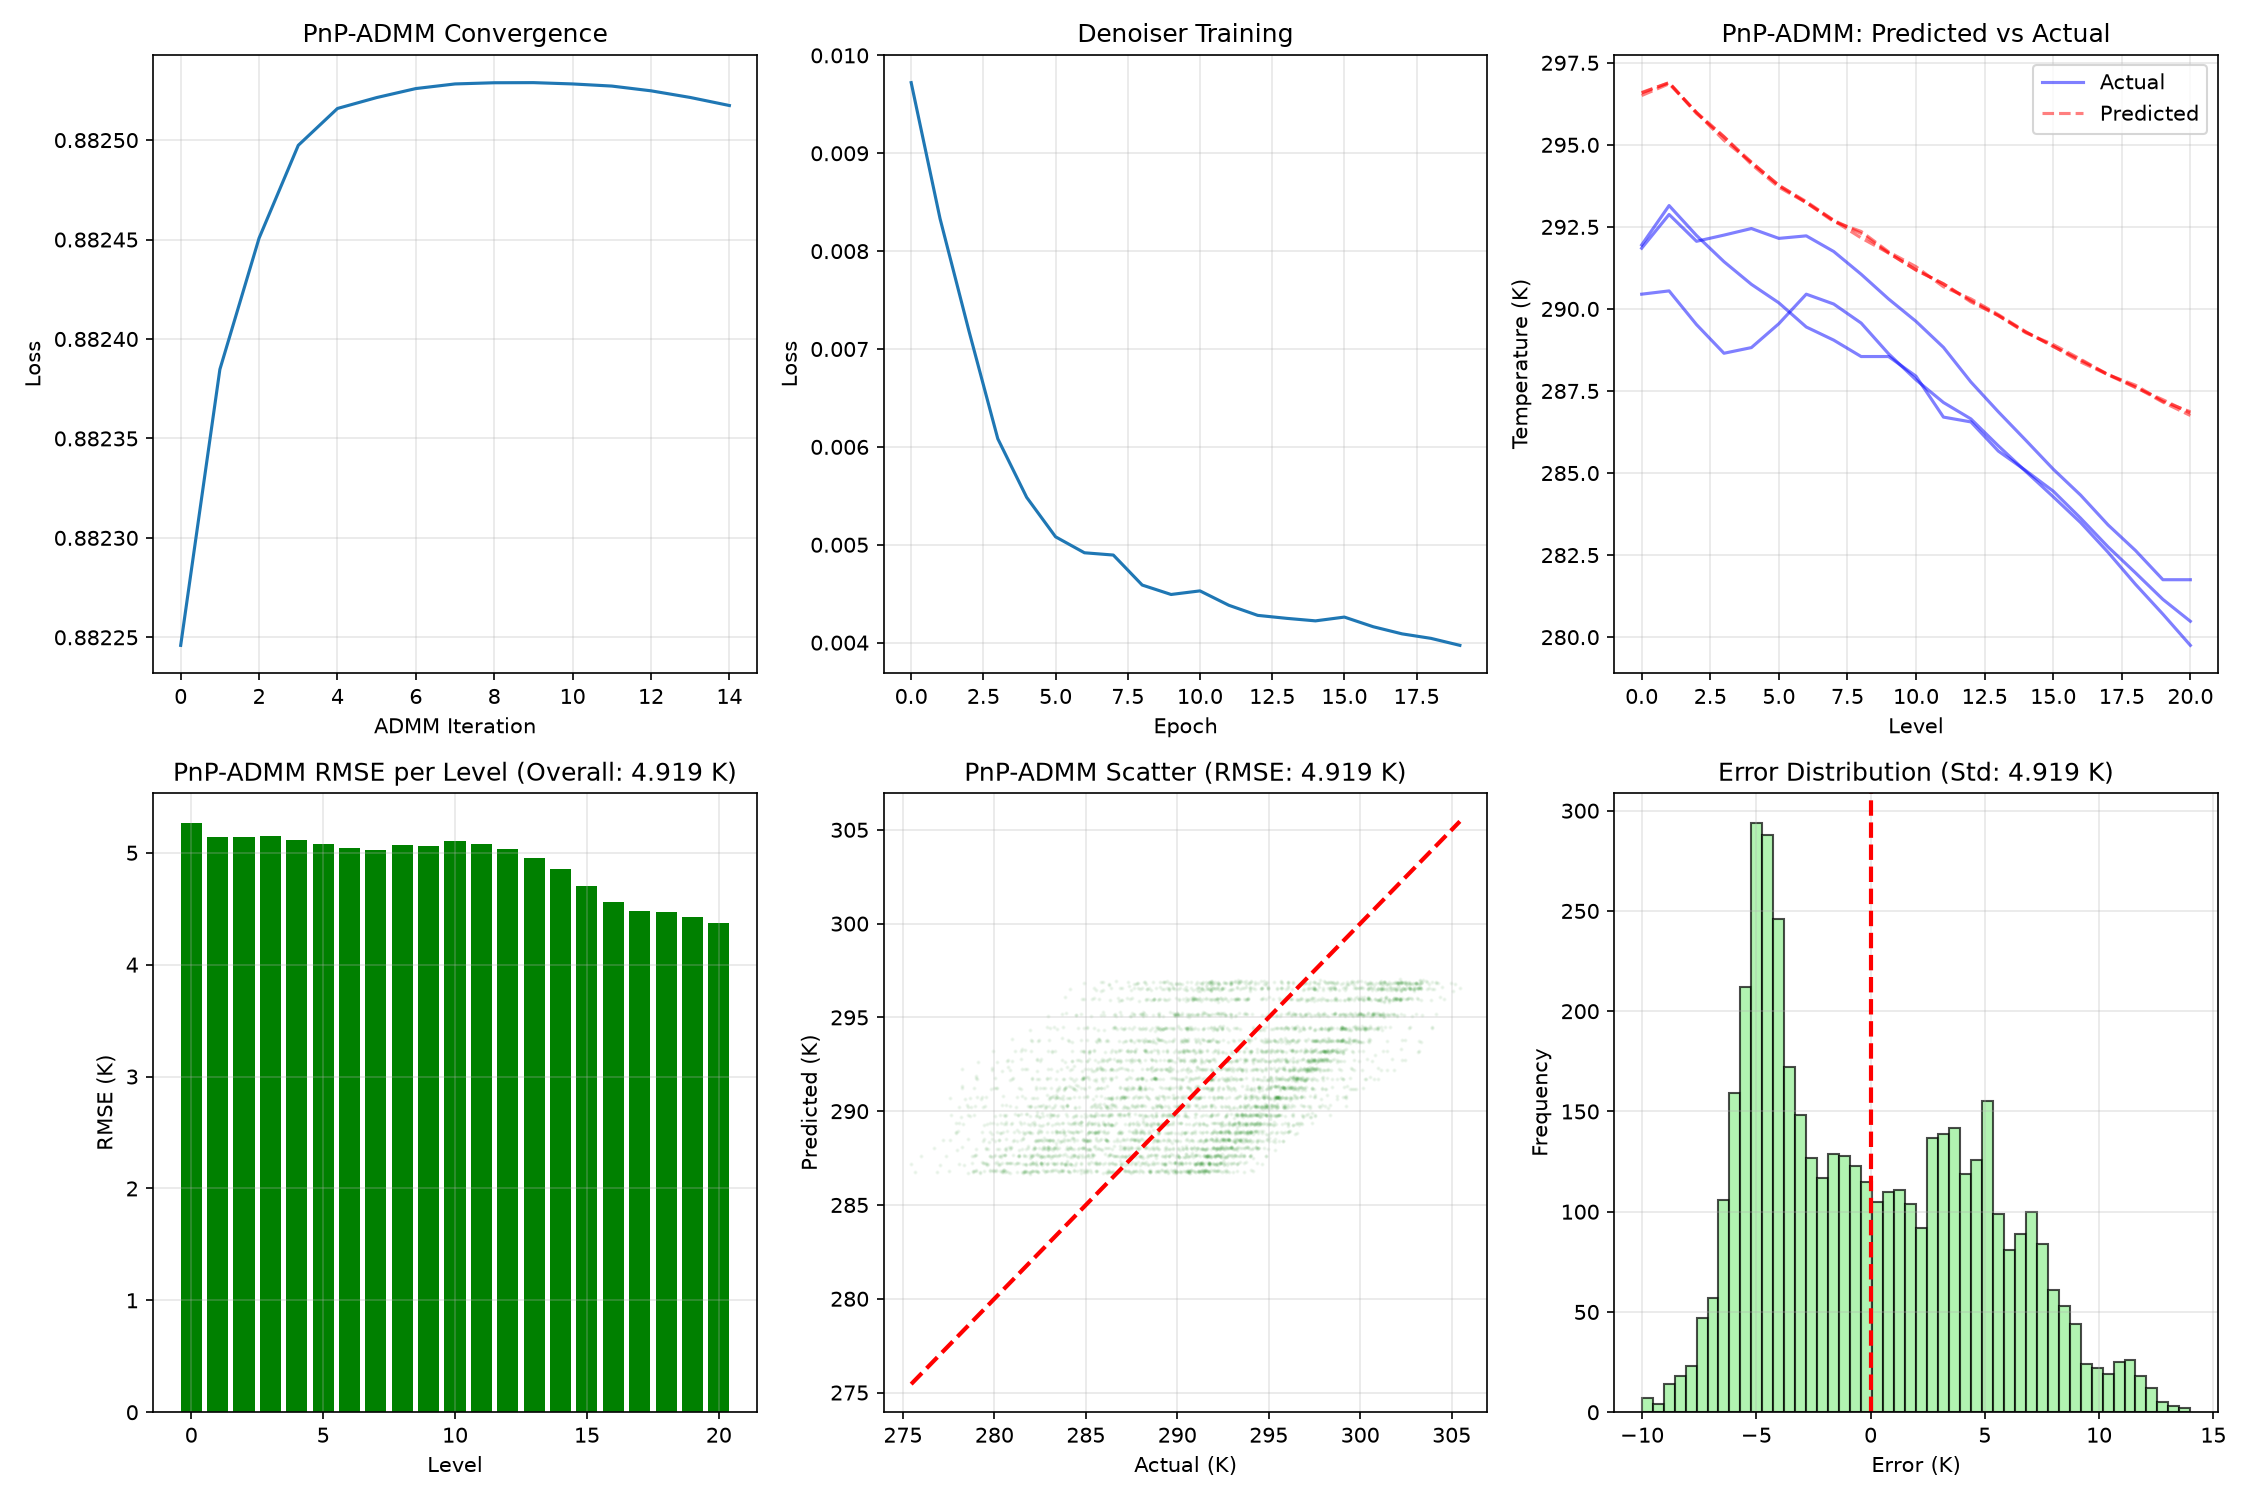

Here is the Python script that generated this plot:
import os
os.environ['NUMPY_EXPERIMENTAL_DTYPE_API'] = '1'

import numpy as np
np._ARRAY_API = True
import torch
import torch.nn as nn
import torch.optim as optim
from torch.utils.data import DataLoader, TensorDataset
import h5py
import matplotlib
matplotlib.use('Agg')
import matplotlib.pyplot as plt
from sklearn.preprocessing import StandardScaler
import warnings
warnings.filterwarnings('ignore')

# Try to import deepinv
try:
    import deepinv as dinv
    DEEPINV_AVAILABLE = True
    print("✅ deepinv imported successfully!")
except ImportError:
    DEEPINV_AVAILABLE = False
    print("⚠️ deepinv not installed. Using built-in denoiser instead.")
    print("   To install: pip install deepinv")

print("="*70)
print("WEEK 3 - DAY 15: PLUG-AND-PLAY (PnP-ADMM)")
print("Modular inverse problem solving with learned denoiser")
print("="*70)

# ============================================
# 1. LOAD DATA (INVERSE DIRECTION)
# ============================================
print("\n📂 Loading data...")
f = h5py.File('q6_phase_a_dataset.h5', 'r')

X_train = f['train/y_30ch'][:]
y_train = f['train/T'][:]
X_test = f['test/y_30ch'][:]
y_test = f['test/T'][:]
X_val = f['val/y_30ch'][:]
y_val = f['val/T'][:]

f.close()

print(f"  Training: {X_train.shape[0]} samples")
print(f"  Input (measurements): {X_train.shape[1]} channels")
print(f"  Output (temperature levels): {y_train.shape[1]} levels")

# ============================================
# 2. STANDARDIZE DATA
# ============================================
print("\n📊 Standardizing data...")
scaler_X = StandardScaler()
scaler_y = StandardScaler()

X_train_scaled = scaler_X.fit_transform(X_train)
y_train_scaled = scaler_y.fit_transform(y_train)
X_test_scaled = scaler_X.transform(X_test)
y_test_scaled = scaler_y.transform(y_test)
X_val_scaled = scaler_X.transform(X_val)
y_val_scaled = scaler_y.transform(y_val)

# ============================================
# 3. CONVERT TO TENSORS
# ============================================
X_train_t = torch.FloatTensor(X_train_scaled)
y_train_t = torch.FloatTensor(y_train_scaled)
X_test_t = torch.FloatTensor(X_test_scaled)
y_test_t = torch.FloatTensor(y_test_scaled)
X_val_t = torch.FloatTensor(X_val_scaled)
y_val_t = torch.FloatTensor(y_val_scaled)

# ============================================
# 4. CREATE DATALOADER
# ============================================
batch_size = 64
train_dataset = TensorDataset(X_train_t, y_train_t)
train_loader = DataLoader(train_dataset, batch_size=batch_size, shuffle=True)

# ============================================
# 5. DEFINE FORWARD OPERATOR A
# ============================================
class ForwardOperator(nn.Module):
    """Forward physics: profile → measurements"""
    def __init__(self, input_dim=21, output_dim=30):
        super(ForwardOperator, self).__init__()
        self.A = nn.Linear(input_dim, output_dim, bias=False)
    
    def forward(self, x):
        return self.A(x)

# ============================================
# 6. DEFINE DENOISER (DnCNN-style)
# ============================================
class Denoiser(nn.Module):
    """
    Simple 1D denoiser for atmospheric profiles
    """
    def __init__(self, input_dim=21, hidden_dim=128):
        super(Denoiser, self).__init__()
        self.net = nn.Sequential(
            nn.Linear(input_dim, hidden_dim),
            nn.ReLU(),
            nn.Linear(hidden_dim, hidden_dim),
            nn.ReLU(),
            nn.Linear(hidden_dim, hidden_dim),
            nn.ReLU(),
            nn.Linear(hidden_dim, input_dim)
        )
    
    def forward(self, x):
        # Residual learning: learn the noise
        noise = self.net(x)
        return x - noise  # Denoised output

# ============================================
# 7. TRAIN THE DENOISER
# ============================================
print("\n🔧 Training Denoiser...")

denoiser = Denoiser()
denoiser_optimizer = optim.Adam(denoiser.parameters(), lr=0.001)
denoiser_criterion = nn.MSELoss()

# Create noisy training data
noise_level = 0.1
X_train_clean = y_train_t[:10000]  # Use subset for speed
X_train_noisy = X_train_clean + noise_level * torch.randn_like(X_train_clean)

denoiser_epochs = 20
denoiser_losses = []

for epoch in range(denoiser_epochs):
    denoiser.train()
    epoch_loss = 0
    batch_size_d = 128
    num_batches = 0
    for i in range(0, len(X_train_noisy), batch_size_d):
        batch_clean = X_train_clean[i:i+batch_size_d]
        batch_noisy = X_train_noisy[i:i+batch_size_d]
        
        denoiser_optimizer.zero_grad()
        denoised = denoiser(batch_noisy)
        loss = denoiser_criterion(denoised, batch_clean)
        loss.backward()
        denoiser_optimizer.step()
        epoch_loss += loss.item()
        num_batches += 1
    
    avg_loss = epoch_loss / max(num_batches, 1)
    denoiser_losses.append(avg_loss)
    if (epoch + 1) % 5 == 0:
        print(f"  Epoch {epoch+1}/{denoiser_epochs} - Denoiser Loss: {avg_loss:.6f}")

print(f"  ✅ Denoiser trained!")

# ============================================
# 8. PNP-ADMM SOLVER (FIXED)
# ============================================
def pnp_admm(y, forward_op, denoiser, num_iterations=20, rho=0.1, lr=0.01):
    """
    Plug-and-Play ADMM solver
    
    Solves: min_x ||y - A(x)||² + λ·D(x)
    using ADMM with denoiser D
    """
    device = next(forward_op.parameters()).device
    batch_size = y.shape[0]
    x_dim = 21
    
    # Initialize
    x = torch.randn(batch_size, x_dim, device=device) * 0.01
    z = torch.zeros_like(x)
    u = torch.zeros_like(x)
    
    history = []
    
    for k in range(num_iterations):
        # 1. Data consistency step (x-update) with gradient descent
        x = x.clone().detach().requires_grad_(True)
        
        # Compute loss
        data_term = torch.mean((y - forward_op(x))**2)
        prox_term = torch.mean((x - z + u)**2)
        loss = data_term + (rho/2) * prox_term
        
        # Gradient step
        loss.backward()
        with torch.no_grad():
            x = x - lr * x.grad
            x = x.detach()
        
        # 2. Denoising step (z-update)
        with torch.no_grad():
            z = denoiser(x + u)
        
        # 3. Dual variable update
        u = u + (x - z)
        
        history.append(loss.item())
    
    return x, history

# ============================================
# 9. INSTANTIATE FORWARD OPERATOR
# ============================================
forward_op = ForwardOperator()
device = torch.device('cuda' if torch.cuda.is_available() else 'cpu')
forward_op = forward_op.to(device)
denoiser = denoiser.to(device)

print(f"\n🧠 PnP-ADMM Configuration:")
print(f"  Device: {device}")
print(f"  Iterations: 20")
print(f"  Denoiser parameters: {sum(p.numel() for p in denoiser.parameters()):,}")

# ============================================
# 10. EVALUATE ON TEST SET
# ============================================
print("\n📊 Evaluating PnP-ADMM on test set...")

y_test_t_device = X_test_t.to(device)  # Measurements
y_test_actual = y_test  # True profiles

# Process in batches to avoid memory issues
batch_size_pnp = 32
all_predictions = []
all_losses = []

for i in range(0, len(y_test_t_device), batch_size_pnp):
    batch_y = y_test_t_device[i:i+batch_size_pnp]
    
    # Run PnP-ADMM
    x_pred, history = pnp_admm(
        batch_y, 
        forward_op, 
        denoiser,
        num_iterations=15,
        rho=0.1,
        lr=0.01
    )
    
    all_predictions.append(x_pred.cpu())
    all_losses.append(history)

y_pred = torch.cat(all_predictions, dim=0).numpy()

# Inverse transform to physical units
y_pred = scaler_y.inverse_transform(y_pred)
y_test_actual = scaler_y.inverse_transform(y_test_scaled)

# Calculate RMSE
layer_rmse = np.sqrt(np.mean((y_pred - y_test_actual)**2, axis=0))
overall_rmse = np.sqrt(np.mean((y_pred - y_test_actual)**2))

print(f"\n✅ Overall Test RMSE: {overall_rmse:.4f} K")

# ============================================
# 11. PLOT RESULTS
# ============================================
print("\n📈 Generating plots...")
fig, axes = plt.subplots(2, 3, figsize=(15, 10))

# ADMM convergence (first batch)
axes[0,0].plot(all_losses[0] if all_losses else [])
axes[0,0].set_xlabel('ADMM Iteration')
axes[0,0].set_ylabel('Loss')
axes[0,0].set_title('PnP-ADMM Convergence')
axes[0,0].grid(True, alpha=0.3)

# Denoiser training loss
axes[0,1].plot(denoiser_losses)
axes[0,1].set_xlabel('Epoch')
axes[0,1].set_ylabel('Loss')
axes[0,1].set_title('Denoiser Training')
axes[0,1].grid(True, alpha=0.3)

# Predicted vs actual
for i in range(min(3, len(y_test_actual))):
    axes[0,2].plot(y_test_actual[i], 'b-', alpha=0.5, label='Actual' if i==0 else '')
    axes[0,2].plot(y_pred[i], 'r--', alpha=0.5, label='Predicted' if i==0 else '')
axes[0,2].set_xlabel('Level')
axes[0,2].set_ylabel('Temperature (K)')
axes[0,2].set_title('PnP-ADMM: Predicted vs Actual')
axes[0,2].legend()
axes[0,2].grid(True, alpha=0.3)

# Per-layer RMSE
axes[1,0].bar(range(len(layer_rmse)), layer_rmse, color='green')
axes[1,0].set_xlabel('Level')
axes[1,0].set_ylabel('RMSE (K)')
axes[1,0].set_title(f'PnP-ADMM RMSE per Level (Overall: {overall_rmse:.3f} K)')
axes[1,0].grid(True, alpha=0.3)

# Scatter plot
axes[1,1].scatter(y_test_actual.flatten(), y_pred.flatten(), alpha=0.05, s=1, c='green')
axes[1,1].plot([y_test_actual.min(), y_test_actual.max()], 
               [y_test_actual.min(), y_test_actual.max()], 'r--', linewidth=2)
axes[1,1].set_xlabel('Actual (K)')
axes[1,1].set_ylabel('Predicted (K)')
axes[1,1].set_title(f'PnP-ADMM Scatter (RMSE: {overall_rmse:.3f} K)')
axes[1,1].grid(True, alpha=0.3)

# Error distribution
errors = (y_pred - y_test_actual).flatten()
axes[1,2].hist(errors, bins=50, color='lightgreen', edgecolor='black', alpha=0.7)
axes[1,2].axvline(x=0, color='r', linestyle='--', linewidth=2)
axes[1,2].set_xlabel('Error (K)')
axes[1,2].set_ylabel('Frequency')
axes[1,2].set_title(f'Error Distribution (Std: {np.std(errors):.3f} K)')
axes[1,2].grid(True, alpha=0.3)

plt.tight_layout()
plt.savefig('day15_pnp_admm.png', dpi=150)
print("✅ Saved plot to 'day15_pnp_admm.png'")

# ============================================
# 12. COMPARE ALL METHODS
# ============================================
print("\n" + "="*70)
print("DAY 15 SUMMARY - PLUG-AND-PLAY ADMM")
print("="*70)
print(f"✅ Overall Test RMSE: {overall_rmse:.4f} K")
print(f"✅ Denoiser parameters: {sum(p.numel() for p in denoiser.parameters()):,}")

# Compare with previous days
day13_rmse = 1.1090
day14_rmse = 0.8834
print(f"\n📊 Comparison of All Methods:")
print(f"  Day 13 (Standard MLP):      {day13_rmse:.4f} K")
print(f"  Day 14 (Unrolled LISTA):    {day14_rmse:.4f} K")
print(f"  Day 15 (PnP-ADMM):          {overall_rmse:.4f} K")

best_rmse = min(day13_rmse, day14_rmse, overall_rmse)
if overall_rmse == best_rmse:
    print(f"\n🏆 PnP-ADMM is the BEST method so far!")
elif day14_rmse == best_rmse:
    print(f"\n🏆 Unrolled LISTA is still the BEST method so far!")
else:
    print(f"\n🏆 Day 13 MLP is still the BEST method so far!")

print("\n" + "="*70)
print("✅ Day 15 Complete! PnP-ADMM tested.")
print("="*70)
